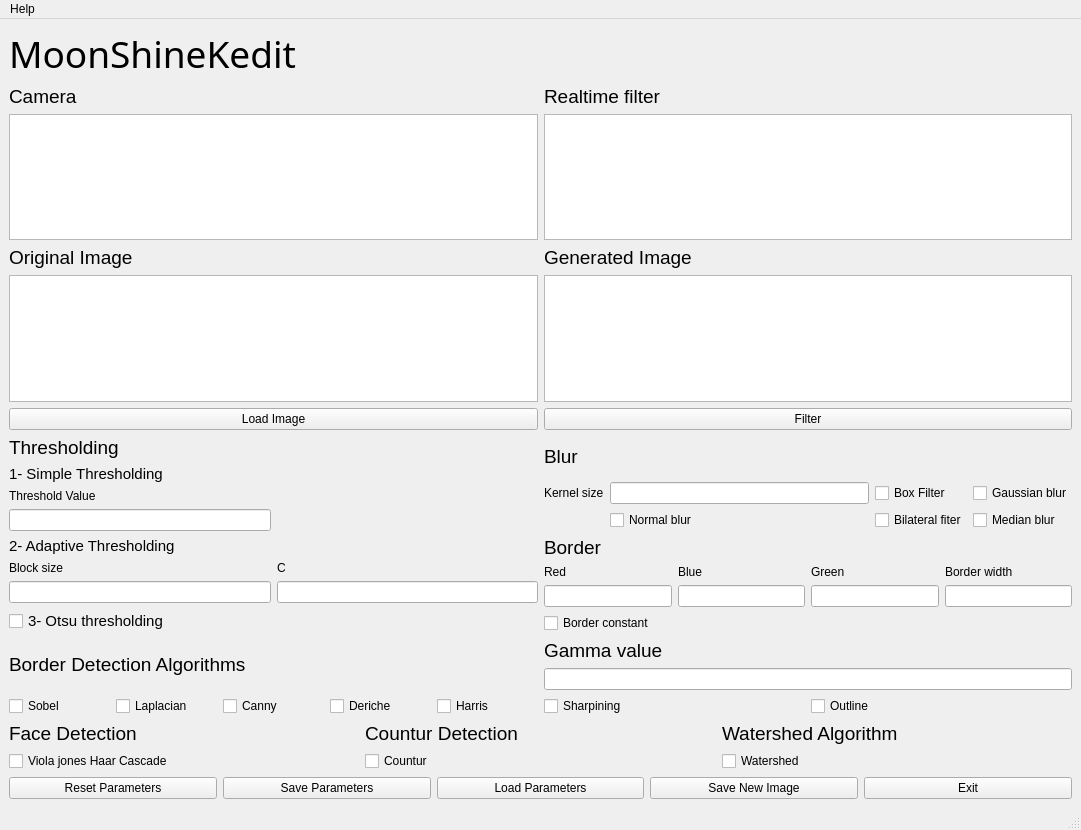
<?xml version="1.0" encoding="UTF-8"?>
<ui version="4.0">
 <class>MainWindow</class>
 <widget class="QMainWindow" name="MainWindow">
  <property name="geometry">
   <rect>
    <x>0</x>
    <y>0</y>
    <width>1081</width>
    <height>830</height>
   </rect>
  </property>
  <property name="windowTitle">
   <string>MainWindow</string>
  </property>
  <widget class="QWidget" name="centralwidget">
   <layout class="QVBoxLayout" name="verticalLayout_12">
    <item>
     <widget class="QLabel" name="txt_title">
      <property name="font">
       <font>
        <family>Broadway</family>
        <pointsize>28</pointsize>
       </font>
      </property>
      <property name="text">
       <string>MoonShineKedit</string>
      </property>
     </widget>
    </item>
    <item>
     <layout class="QVBoxLayout" name="verticalLayout_11">
      <item>
       <layout class="QVBoxLayout" name="verticalLayout_10">
        <item>
         <layout class="QHBoxLayout" name="horizontalLayout_8">
          <item>
           <widget class="QLabel" name="label_16">
            <property name="font">
             <font>
              <pointsize>14</pointsize>
             </font>
            </property>
            <property name="text">
             <string>Camera</string>
            </property>
           </widget>
          </item>
          <item>
           <widget class="QLabel" name="label_17">
            <property name="font">
             <font>
              <pointsize>14</pointsize>
             </font>
            </property>
            <property name="text">
             <string>Realtime filter</string>
            </property>
           </widget>
          </item>
         </layout>
        </item>
        <item>
         <layout class="QHBoxLayout" name="horizontalLayout_7">
          <item>
           <widget class="QGraphicsView" name="cmr_org"/>
          </item>
          <item>
           <widget class="QGraphicsView" name="cmr_out"/>
          </item>
         </layout>
        </item>
       </layout>
      </item>
      <item>
       <layout class="QVBoxLayout" name="verticalLayout_9">
        <item>
         <layout class="QVBoxLayout" name="verticalLayout_7">
          <item>
           <layout class="QHBoxLayout" name="horizontalLayout_5">
            <item>
             <widget class="QLabel" name="label_14">
              <property name="font">
               <font>
                <pointsize>14</pointsize>
               </font>
              </property>
              <property name="text">
               <string>Original Image</string>
              </property>
             </widget>
            </item>
            <item>
             <widget class="QLabel" name="label_15">
              <property name="font">
               <font>
                <pointsize>14</pointsize>
               </font>
              </property>
              <property name="text">
               <string>Generated Image</string>
              </property>
             </widget>
            </item>
           </layout>
          </item>
          <item>
           <layout class="QHBoxLayout" name="horizontalLayout_3">
            <item>
             <widget class="QGraphicsView" name="pht_org">
              <property name="sizePolicy">
               <sizepolicy hsizetype="Expanding" vsizetype="Expanding">
                <horstretch>0</horstretch>
                <verstretch>0</verstretch>
               </sizepolicy>
              </property>
             </widget>
            </item>
            <item>
             <layout class="QVBoxLayout" name="verticalLayout_5">
              <item>
               <widget class="QGraphicsView" name="pgt_new"/>
              </item>
             </layout>
            </item>
            <item>
             <layout class="QVBoxLayout" name="verticalLayout_4"/>
            </item>
           </layout>
          </item>
         </layout>
        </item>
        <item>
         <layout class="QHBoxLayout" name="horizontalLayout_6">
          <item>
           <widget class="QPushButton" name="btn_loadimg">
            <property name="text">
             <string>Load Image</string>
            </property>
           </widget>
          </item>
          <item>
           <widget class="QPushButton" name="btn_generateimg">
            <property name="text">
             <string>Filter</string>
            </property>
           </widget>
          </item>
         </layout>
        </item>
       </layout>
      </item>
      <item>
       <layout class="QVBoxLayout" name="verticalLayout_8">
        <item>
         <layout class="QVBoxLayout" name="verticalLayout_6">
          <item>
           <layout class="QHBoxLayout" name="horizontalLayout_4">
            <item>
             <layout class="QVBoxLayout" name="verticalLayout_2">
              <item>
               <layout class="QGridLayout" name="gridLayout">
                <item row="2" column="0">
                 <widget class="QLabel" name="label_5">
                  <property name="text">
                   <string>Threshold Value </string>
                  </property>
                 </widget>
                </item>
                <item row="6" column="1">
                 <widget class="QLineEdit" name="thr_c"/>
                </item>
                <item row="7" column="0">
                 <widget class="QCheckBox" name="thr_otsu">
                  <property name="font">
                   <font>
                    <pointsize>11</pointsize>
                   </font>
                  </property>
                  <property name="layoutDirection">
                   <enum>Qt::LeftToRight</enum>
                  </property>
                  <property name="text">
                   <string>3- Otsu thresholding</string>
                  </property>
                 </widget>
                </item>
                <item row="4" column="0">
                 <widget class="QLabel" name="label">
                  <property name="font">
                   <font>
                    <pointsize>11</pointsize>
                   </font>
                  </property>
                  <property name="text">
                   <string>2- Adaptive Thresholding</string>
                  </property>
                 </widget>
                </item>
                <item row="5" column="1">
                 <widget class="QLabel" name="label_3">
                  <property name="text">
                   <string>C</string>
                  </property>
                 </widget>
                </item>
                <item row="6" column="0">
                 <widget class="QLineEdit" name="thr_block_size"/>
                </item>
                <item row="3" column="0">
                 <widget class="QLineEdit" name="thr_value"/>
                </item>
                <item row="1" column="0">
                 <widget class="QLabel" name="label_4">
                  <property name="font">
                   <font>
                    <pointsize>11</pointsize>
                   </font>
                  </property>
                  <property name="text">
                   <string>1- Simple Thresholding</string>
                  </property>
                 </widget>
                </item>
                <item row="5" column="0">
                 <widget class="QLabel" name="label_2">
                  <property name="text">
                   <string>Block size</string>
                  </property>
                 </widget>
                </item>
                <item row="0" column="0">
                 <widget class="QLabel" name="txt_thresholding">
                  <property name="font">
                   <font>
                    <pointsize>14</pointsize>
                   </font>
                  </property>
                  <property name="text">
                   <string>Thresholding</string>
                  </property>
                 </widget>
                </item>
               </layout>
              </item>
             </layout>
            </item>
            <item>
             <layout class="QVBoxLayout" name="verticalLayout">
              <item>
               <layout class="QGridLayout" name="gridLayout_3">
                <item row="0" column="0">
                 <widget class="QLabel" name="txt_blur">
                  <property name="font">
                   <font>
                    <pointsize>14</pointsize>
                   </font>
                  </property>
                  <property name="text">
                   <string>Blur</string>
                  </property>
                 </widget>
                </item>
                <item row="1" column="0">
                 <widget class="QLabel" name="label_10">
                  <property name="text">
                   <string>Kernel size</string>
                  </property>
                 </widget>
                </item>
                <item row="1" column="1">
                 <widget class="QLineEdit" name="bl_kernelsize"/>
                </item>
                <item row="1" column="2">
                 <widget class="QCheckBox" name="bl_filter">
                  <property name="text">
                   <string>Box Filter</string>
                  </property>
                 </widget>
                </item>
                <item row="1" column="3">
                 <widget class="QCheckBox" name="bl_gaussian">
                  <property name="text">
                   <string>Gaussian blur</string>
                  </property>
                 </widget>
                </item>
                <item row="2" column="1">
                 <widget class="QCheckBox" name="bl_normal">
                  <property name="text">
                   <string>Normal blur</string>
                  </property>
                 </widget>
                </item>
                <item row="2" column="2">
                 <widget class="QCheckBox" name="bl_bilateral">
                  <property name="text">
                   <string>Bilateral fiter</string>
                  </property>
                 </widget>
                </item>
                <item row="2" column="3">
                 <widget class="QCheckBox" name="bl_median">
                  <property name="text">
                   <string>Median blur</string>
                  </property>
                 </widget>
                </item>
               </layout>
              </item>
              <item>
               <layout class="QVBoxLayout" name="verticalLayout_3">
                <item>
                 <widget class="QLabel" name="txt_border">
                  <property name="font">
                   <font>
                    <pointsize>14</pointsize>
                    <kerning>true</kerning>
                   </font>
                  </property>
                  <property name="text">
                   <string>Border</string>
                  </property>
                 </widget>
                </item>
                <item>
                 <layout class="QGridLayout" name="gridLayout_2">
                  <item row="1" column="3">
                   <widget class="QLineEdit" name="brd_w"/>
                  </item>
                  <item row="0" column="0">
                   <widget class="QLabel" name="label_6">
                    <property name="text">
                     <string>Red</string>
                    </property>
                   </widget>
                  </item>
                  <item row="2" column="0" colspan="3">
                   <widget class="QCheckBox" name="brd_replicate">
                    <property name="text">
                     <string>Border constant</string>
                    </property>
                   </widget>
                  </item>
                  <item row="0" column="1">
                   <widget class="QLabel" name="label_7">
                    <property name="text">
                     <string>Blue</string>
                    </property>
                   </widget>
                  </item>
                  <item row="0" column="3">
                   <widget class="QLabel" name="label_9">
                    <property name="text">
                     <string>Border width</string>
                    </property>
                   </widget>
                  </item>
                  <item row="1" column="2">
                   <widget class="QLineEdit" name="brd_g"/>
                  </item>
                  <item row="1" column="0">
                   <widget class="QLineEdit" name="brd_r"/>
                  </item>
                  <item row="1" column="1">
                   <widget class="QLineEdit" name="brd_b"/>
                  </item>
                  <item row="0" column="2">
                   <widget class="QLabel" name="label_8">
                    <property name="text">
                     <string>Green</string>
                    </property>
                   </widget>
                  </item>
                 </layout>
                </item>
               </layout>
              </item>
             </layout>
            </item>
           </layout>
          </item>
          <item>
           <layout class="QHBoxLayout" name="horizontalLayout_2">
            <item>
             <layout class="QGridLayout" name="gridLayout_4">
              <item row="2" column="0">
               <widget class="QCheckBox" name="bda_sobel">
                <property name="text">
                 <string>Sobel</string>
                </property>
               </widget>
              </item>
              <item row="2" column="1">
               <widget class="QCheckBox" name="bda_laplacian">
                <property name="text">
                 <string>Laplacian</string>
                </property>
               </widget>
              </item>
              <item row="2" column="2">
               <widget class="QCheckBox" name="bda_canny">
                <property name="text">
                 <string>Canny</string>
                </property>
               </widget>
              </item>
              <item row="2" column="3">
               <widget class="QCheckBox" name="bda_deriche">
                <property name="text">
                 <string>Deriche</string>
                </property>
               </widget>
              </item>
              <item row="2" column="4">
               <widget class="QCheckBox" name="bda_harris">
                <property name="text">
                 <string>Harris</string>
                </property>
               </widget>
              </item>
              <item row="0" column="0" colspan="5">
               <widget class="QLabel" name="txt_borderdetectionalgorithms">
                <property name="font">
                 <font>
                  <pointsize>14</pointsize>
                 </font>
                </property>
                <property name="text">
                 <string>Border Detection Algorithms</string>
                </property>
               </widget>
              </item>
             </layout>
            </item>
            <item>
             <layout class="QGridLayout" name="gridLayout_5">
              <item row="1" column="0" colspan="2">
               <widget class="QLineEdit" name="gmm_value"/>
              </item>
              <item row="0" column="0" colspan="2">
               <widget class="QLabel" name="txt_gammavalue">
                <property name="font">
                 <font>
                  <pointsize>14</pointsize>
                 </font>
                </property>
                <property name="text">
                 <string>Gamma value</string>
                </property>
               </widget>
              </item>
              <item row="2" column="0">
               <widget class="QCheckBox" name="gmm_sharpining">
                <property name="text">
                 <string>Sharpining</string>
                </property>
               </widget>
              </item>
              <item row="2" column="1">
               <widget class="QCheckBox" name="gmm_outline">
                <property name="text">
                 <string>Outline</string>
                </property>
               </widget>
              </item>
             </layout>
            </item>
           </layout>
          </item>
          <item>
           <layout class="QGridLayout" name="gridLayout_6">
            <item row="0" column="0">
             <widget class="QLabel" name="label_11">
              <property name="font">
               <font>
                <pointsize>14</pointsize>
               </font>
              </property>
              <property name="text">
               <string>Face Detection</string>
              </property>
             </widget>
            </item>
            <item row="0" column="1">
             <widget class="QLabel" name="label_12">
              <property name="font">
               <font>
                <pointsize>14</pointsize>
               </font>
              </property>
              <property name="text">
               <string>Countur Detection</string>
              </property>
             </widget>
            </item>
            <item row="0" column="2">
             <widget class="QLabel" name="label_13">
              <property name="font">
               <font>
                <pointsize>14</pointsize>
               </font>
              </property>
              <property name="text">
               <string>Watershed Algorithm</string>
              </property>
             </widget>
            </item>
            <item row="1" column="0">
             <widget class="QCheckBox" name="dt_viola">
              <property name="text">
               <string>Viola jones Haar Cascade</string>
              </property>
             </widget>
            </item>
            <item row="1" column="1">
             <widget class="QCheckBox" name="dt_kontur">
              <property name="text">
               <string>Countur</string>
              </property>
             </widget>
            </item>
            <item row="1" column="2">
             <widget class="QCheckBox" name="dt_watershed">
              <property name="text">
               <string>Watershed</string>
              </property>
             </widget>
            </item>
           </layout>
          </item>
         </layout>
        </item>
        <item>
         <layout class="QHBoxLayout" name="horizontalLayout">
          <item>
           <widget class="QPushButton" name="btn_reset">
            <property name="text">
             <string>Reset Parameters</string>
            </property>
           </widget>
          </item>
          <item>
           <widget class="QPushButton" name="btn_savepar">
            <property name="text">
             <string>Save Parameters</string>
            </property>
           </widget>
          </item>
          <item>
           <widget class="QPushButton" name="btn_loadpar">
            <property name="text">
             <string>Load Parameters</string>
            </property>
           </widget>
          </item>
          <item>
           <widget class="QPushButton" name="btn_saveimg">
            <property name="text">
             <string>Save New Image</string>
            </property>
           </widget>
          </item>
          <item>
           <widget class="QPushButton" name="btn_exit">
            <property name="text">
             <string>Exit</string>
            </property>
           </widget>
          </item>
         </layout>
        </item>
       </layout>
      </item>
     </layout>
    </item>
   </layout>
  </widget>
  <widget class="QMenuBar" name="menubar">
   <property name="geometry">
    <rect>
     <x>0</x>
     <y>0</y>
     <width>1081</width>
     <height>19</height>
    </rect>
   </property>
   <widget class="QMenu" name="mnbar_help">
    <property name="title">
     <string>Help</string>
    </property>
    <addaction name="actbtn_about"/>
   </widget>
   <addaction name="mnbar_help"/>
  </widget>
  <widget class="QStatusBar" name="statusbar"/>
  <action name="actbtn_about">
   <property name="text">
    <string>About</string>
   </property>
  </action>
 </widget>
 <resources/>
 <connections/>
</ui>
